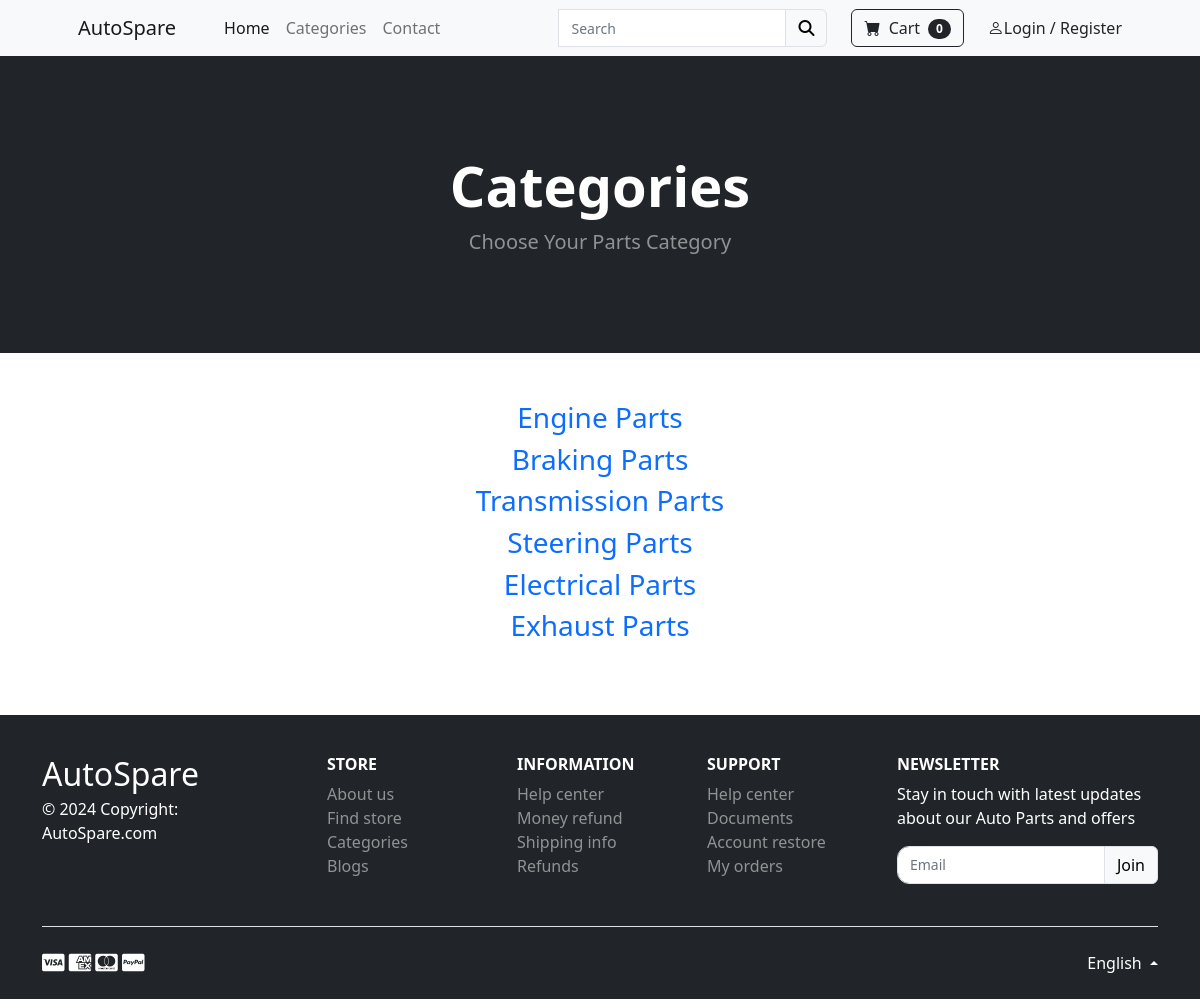
The app's page /category_summary with its own data.
### store/models.py (models this page shows)
class Category(models.Model):
    name = models.CharField(max_length=255)
    def __str__(self):
        return self.name
    class Meta:
        verbose_name_plural = "Categories"

### store/views.py (the view)
# urls.py: path('category_summary', views.category_summary, name='category_summary'),
def category_summary(request):
    categories = Category.objects.all()
    return render(request, 'category_summary.html', {"categories":categories})

### cart/cart.py (called while the page is built)
    def __len__(self):
        return len(self.cart)

### cart/context_processors.py (called while the page is built)
def cart(request):
    return {'cart': Cart(request)}

### store/templates/category_summary.html
{% extends 'base.html' %}
{% block content %}
<header class="bg-dark py-5">
    <div class="container px-4 px-lg-5 my-5">
        <div class="text-center text-white">
            <h1 class="display-4 fw-bolder">Categories</h1>
            <p class="lead fw-normal text-white-50 mb-0">Choose Your Parts Category</p>
        </div>
    </div>
</header>
<div class="container">
    <div class="row">
        <center>
            <div class="col-8">
                <br><br>
                {% for category in categories %}
                <h3><a href="{% url 'category' category %}">{{ category }}</a></h3>
                {% endfor %}
                <br><br>
            </div>
        </center>
    </div>
</div>
{% endblock %}

### static/css/checkout.css (style rules this page uses)
a { text-decoration: none!important; }

### records on screen
Category: name "Engine Parts"
Category: name "Braking Parts"
Category: name "Transmission Parts"
Category: name "Steering Parts"
Category: name "Electrical Parts"
Category: name "Exhaust Parts"

### other values on screen
{{ cart|length }} "0"
